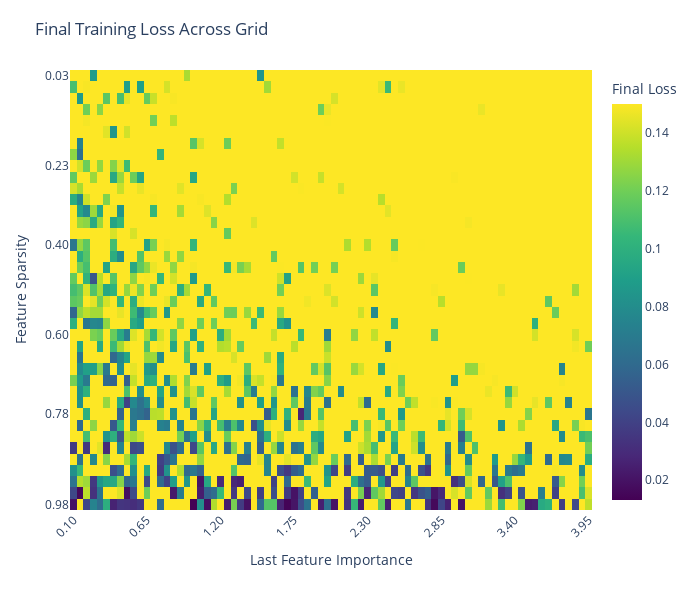

The notebook cell saved with this chart:
### Code cell
run_phase_change(3,2,2, "322")

### Figure 1 — Plotly figure (JSON) as saved in the notebook; plotly's stock layout.template omitted (floating-point values rounded to 4 significant figures; data arrays with more than 128 entries replaced by an {"elided": "..."} marker saying what was removed)
{"data": [{"colorbar": {"title": {"text": "Final Loss"}}, "colorscale": [[0, "#440154"], [0.1111, "#482878"], [0.2222, "#3e4989"], [0.3333, "#31688e"], [0.4444, "#26828e"], [0.5556, "#1f9e89"], [0.6667, "#35b779"], [0.7778, "#6ece58"], [0.8889, "#b5de2b"], [1, "#fde725"]], "hovertemplate": "importance=%{x:.3f}<br>sparsity=%{y:.3f}<br>loss=%{z:.6f}<extra></extra>", "type": "heatmap", "x": [0.1, 0.15, 0.2, 0.25, 0.3, 0.35, 0.4, 0.45, 0.5, 0.55, 0.6, 0.65, 0.7, 0.75, 0.8, 0.85, 0.9, 0.95, 1.0, 1.05, 1.1, 1.15, 1.2, 1.25, 1.3, 1.35, 1.4, 1.45, 1.5, 1.55, 1.6, 1.65, 1.7, 1.75, 1.8, 1.85, 1.9, 1.95, 2.0, 2.05, 2.1, 2.15, 2.2, 2.25, 2.3, 2.35, 2.4, 2.45, 2.5, 2.55, 2.6, 2.65, 2.7, 2.75, 2.8, 2.85, 2.9, 2.95, 3.0, 3.05, 3.1, 3.15, 3.2, 3.25, 3.3, 3.35, 3.4, 3.45, 3.5, 3.55, 3.6, 3.65, 3.7, 3.75, 3.8, 3.85, 3.9, 3.95], "y": [0.025, 0.05, 0.075, 0.1, 0.125, 0.15, 0.175, 0.2, 0.225, 0.25, 0.275, 0.3, 0.325, 0.35, 0.375, 0.4, 0.425, 0.45, 0.475, 0.5, 0.525, 0.55, 0.575, 0.6, 0.625, 0.65, 0.675, 0.7, 0.725, 0.75, 0.775, 0.8, 0.825, 0.85, 0.875, 0.9, 0.925, 0.95, 0.975], "z": {"elided": "39x78 float values"}, "zmax": 0.15, "zmin": 0.01317}], "layout": {"height": 600, "margin": {"b": 90, "l": 70, "r": 30, "t": 70}, "title": {"text": "Final Training Loss Across Grid"}, "width": 700, "xaxis": {"tickangle": -45, "tickmode": "array", "ticktext": ["0.10", "0.65", "1.20", "1.75", "2.30", "2.85", "3.40", "3.95"], "tickvals": [0.1, 0.65, 1.2, 1.75, 2.3, 2.85, 3.4, 3.95], "title": {"text": "Last Feature Importance"}}, "yaxis": {"autorange": "reversed", "tickmode": "array", "ticktext": ["0.03", "0.23", "0.40", "0.60", "0.78", "0.98"], "tickvals": [0.025, 0.225, 0.4, 0.6, 0.775, 0.975], "title": {"text": "Feature Sparsity"}}}}
